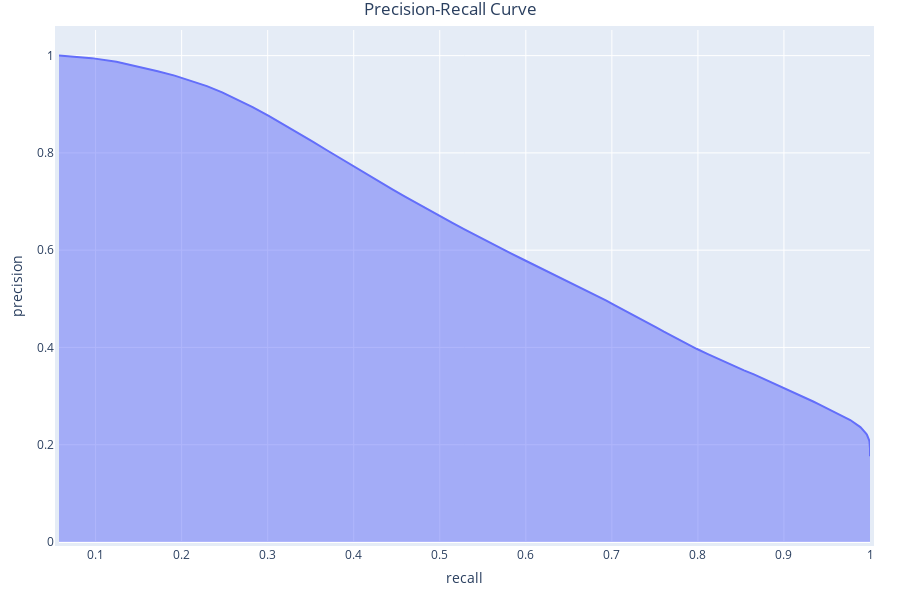

Notebook source saved alongside this figure:
### Markdown cell above
### Precison recall curve and threshold selection - Test and Training Data

### Code cell
plot_interactive_precision_recall_curve(df=inputs_roc_prc_train, precision='precision', recall='recall', thresholds=['threshold'])
